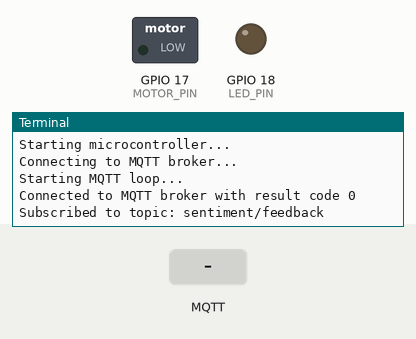
Recording of a program running on a simulated Raspberry Pi (BCM pin numbers). Shown: switched loads named in the program (green lamp = pin HIGH), output pins drawn as LEDs (lit = HIGH), the last lines printed to the terminal. The inputs (shaded band) are chosen by the test bench. No MQTT or app messages arrive unless stated.

Above: at 1.3 s.
1.4 s: MQTT message "sentiment" arrives on the first subscribed topic
At 2.6 s:
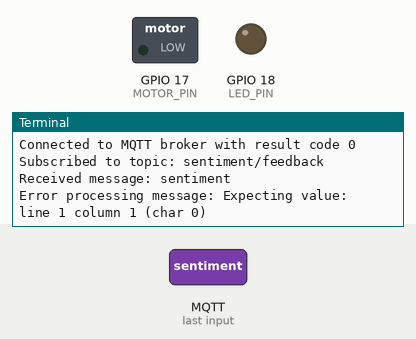
2.9 s: MQTT message "positive" arrives on the first subscribed topic
At 3.9 s:
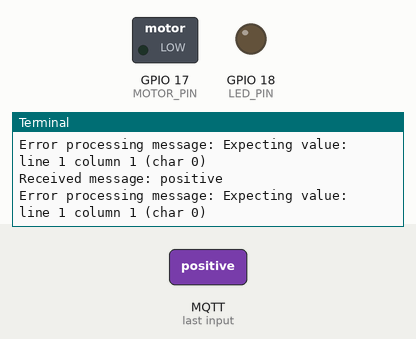
4.4 s: MQTT message "neutral" arrives on the first subscribed topic
At 5.0 s:
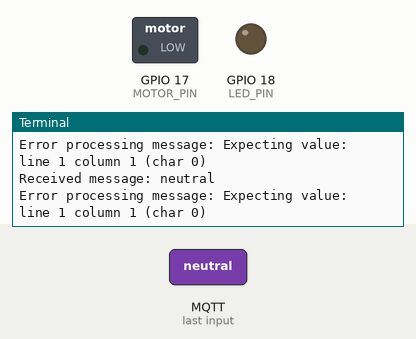

Measured:
- after the input at 1.4 s, the terminal: prints a new line at once (image 1)
- after the input at 2.9 s, the terminal: prints a new line at once (image 2)
- after the input at 4.4 s, the terminal: prints a new line at once (image 3)

The program:

motor_controller.py
```python
import paho.mqtt.client as mqtt
import json
import RPi.GPIO as GPIO
import time

# Disable GPIO warnings
GPIO.setwarnings(False)

# GPIO Configuration
MOTOR_PIN = 17
LED_PIN = 18
BUTTON_PIN = 27

# MQTT Configuration
mqtt_broker = "localhost"
mqtt_port = 1883
mqtt_topic = "sentiment/feedback"

print("Setting up GPIO...")
# Setup GPIO
GPIO.setmode(GPIO.BCM)
GPIO.setup(MOTOR_PIN, GPIO.OUT)
GPIO.setup(LED_PIN, GPIO.OUT)
GPIO.setup(BUTTON_PIN, GPIO.IN, pull_up_down=GPIO.PUD_UP)

# Initialize pins to LOW
GPIO.output(MOTOR_PIN, GPIO.LOW)
GPIO.output(LED_PIN, GPIO.LOW)

def on_connect(client, userdata, flags, rc):
    print(f"Connected to MQTT broker with result code {rc}")
    client.subscribe(mqtt_topic)
    print(f"Subscribed to topic: {mqtt_topic}")

def on_message(client, userdata, msg):
    try:
        print(f"Received message: {msg.payload.decode()}")
        data = json.loads(msg.payload.decode())
        sentiment = data.get('sentiment', '').lower()
        print(f"Processing sentiment: {sentiment}")

        if sentiment == 'positive':
            print("Dispensing fortune cookie...")
            print("Turning motor ON")
            GPIO.output(MOTOR_PIN, GPIO.HIGH)
            time.sleep(2)
            print("Turning motor OFF")
            GPIO.output(MOTOR_PIN, GPIO.LOW)
        elif sentiment == 'neutral':
            print("Blinking LED...")
            for _ in range(3):
                GPIO.output(LED_PIN, GPIO.HIGH)
                time.sleep(0.5)
                GPIO.output(LED_PIN, GPIO.LOW)
                time.sleep(0.5)
    except Exception as e:
        print(f"Error processing message: {e}")

# Create MQTT client
client = mqtt.Client()
client.on_connect = on_connect
client.on_message = on_message

print("Starting microcontroller...")
try:
    # Connect to MQTT broker
    print("Connecting to MQTT broker...")
    client.connect(mqtt_broker, mqtt_port, 60)
    print("Starting MQTT loop...")
    client.loop_forever()
except KeyboardInterrupt:
    print("\nShutting down...")
finally:
    print("Cleaning up...")
    client.loop_stop()
    client.disconnect()
    GPIO.cleanup()
```
